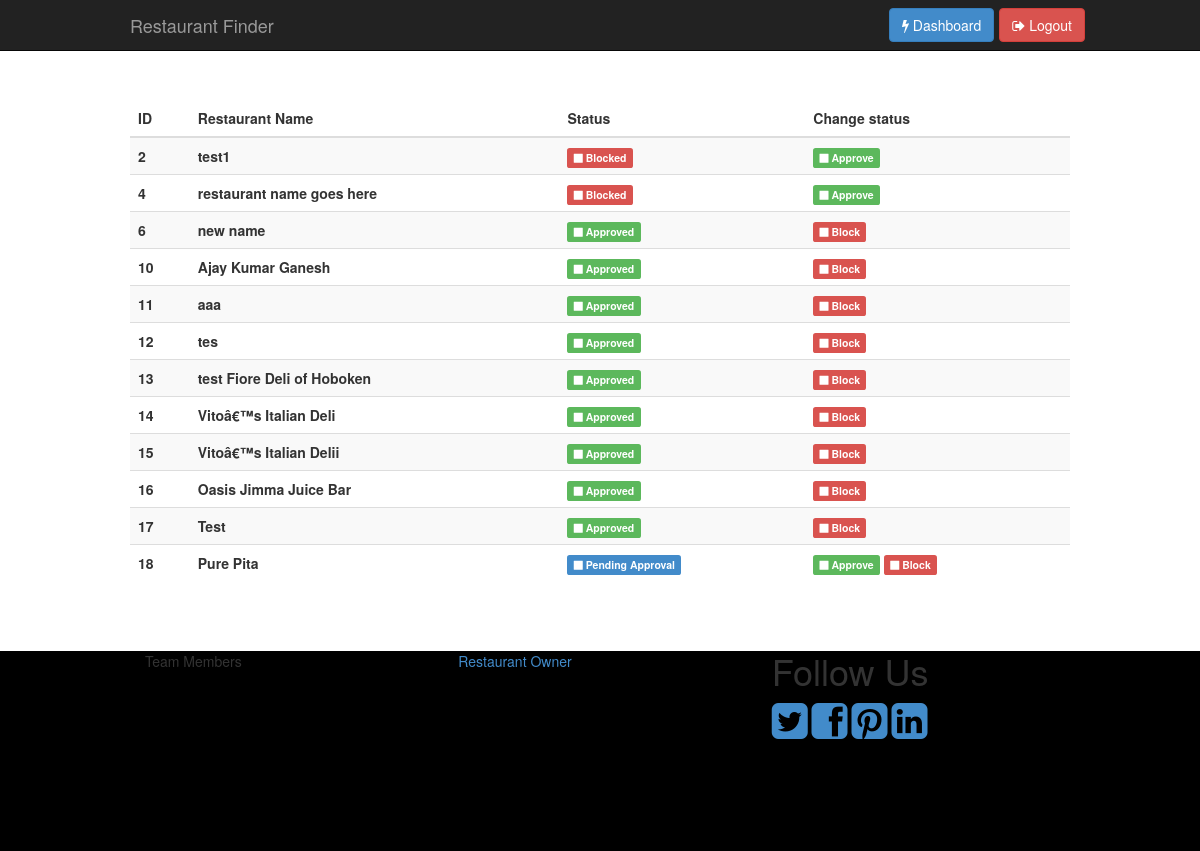
/admin-dashboard.php (signed in), run on the app's committed database.
### tables this page shows
CREATE TABLE `restaurant` (
  `id` int(11) NOT NULL,
  `owner_id` int(11) DEFAULT NULL,
  `name` varchar(100) DEFAULT NULL,
  `address1` varchar(45) DEFAULT NULL,
  `address2` varchar(45) DEFAULT NULL,
  `city` varchar(45) DEFAULT NULL,
  `state` varchar(45) DEFAULT NULL,
  `zipcode` int(11) DEFAULT NULL,
  `phone` int(12) DEFAULT NULL,
  `image` varchar(100) DEFAULT NULL,
  `open_time` time DEFAULT NULL,
  `close_time` time DEFAULT NULL,
  `pos_lat` varchar(45) DEFAULT NULL,
  `pos_lon` varchar(45) DEFAULT NULL,
  `rating` int(11) DEFAULT NULL,
  `review_count` int(11) NOT NULL,
  `status` int(11) DEFAULT NULL,
  `created_at` timestamp NULL DEFAULT NULL,
  `updated_at` timestamp NULL DEFAULT NULL,
  `deleted_at` timestamp NULL DEFAULT NULL
);

### model/session.php (called while the page is built, shortened)
<?php
class Session{
	public function session_exist( $session_name ){
		return isset($_SESSION[$session_name]);
	}
	public function get_session_data( $session_name ){
		return $_SESSION[$session_name];
	}
}
?>

### model/restaurant.php (called while the page is built, shortened)
<?php
class Restaurant extends DB
{
	function __construct(){
		$tableName = 'restaurant';
	}
}
?>

### database/settings.php (called while the page is built)
<?php
    $db_connection = array();
    $db_connection['host'] = "localhost";
    $db_connection['username'] = "root";
    $db_connection['password'] = "root";
    $db_connection['database'] = "restaurant_finder";
?>

### database/connection.php (called while the page is built, shortened)
<?php
    require_once 'settings.php';
    class DatabaseConnection
    {
        private $host = "localhost:8888";
        private $username = "root";
        private $password = "";
        private $database = "expense_report";
        private $mysqli;
        public function __construct ()
        {
            global $db_connection;
            $host = $db_connection['host'];
            $username = $db_connection['username'];
            $password = $db_connection['password'];
            $database = $db_connection['database'];
        }
        public function setup ($host, $username, $password, $db)
        {
            $this->host = $host;
            $this->username = $username;
            $this->password = $password;
            $this->database = $db;
        }
        public function connect ()
        {
            try {
                if (!$this->mysqli = new mysqli($this->host, $this->username, $this->password, $this->database))
                    throw new Exception("Cannot Connect to " . $this->host);
            } catch (Exception $e) {
                echo $e->getMessage();
                exit;
            }
        }
        public function send_sql($statement) {
            return $this->mysqli->query($statement);
        }
    }
?>

### database/orm.php (called while the page is built, shortened)
<?php
require_once 'connection.php';
class DB{
    protected $table;
    private $dbConnection;
    public function __construct($table)
    {
        $this->dbConnection = new DatabaseConnection();
        $this->table = $table;
    }
    public function selectAll()
    {
        $findString = "SELECT * FROM `$this->table`;";
        $result = $this->dbConnection->send_sql($findString);
        $data = [];
        while($row = mysqli_fetch_object($result))
          {
            array_push($data,(array) $row);
          }
        return $data;
    }
}
?>

### admin-dashboard.php (the view, shortened to what this page needs)
<?php
require_once 'model/session.php';
require_once 'model/restaurant.php';
$session = new Session();
$restaurant = new Restaurant();
$restaurants = $restaurant->selectAll();
?>
<!DOCTYPE html>
<html lang="en">
<head>
	<?php include("./include/header.php"); ?>
</head>
<body>
	<?php include("./include/navbar.php"); ?>
	<div class="container" style="margin-top:100px;margin-bottom:50px;min-height:500px">
		<? if($session->session_exist('user_type')): ?>
			<? if($session->get_session_data('user_type') == 'admin'): ?>
			<table class="table table-striped table-hover">
				<thead>
					<tr>
						<th>ID</th>
						<th>Restaurant Name</th>
						<th>Status</th>
						<th>Change status</th>
					</tr>
				</thead>
				<tbody>
					<?php
					foreach ($restaurants as $value) {
						echo '<tr>
						<th>'.$value['id'].'</th>
						<th>'.$value['name'].'</th>
						<th>';
						switch (intval($value['status'])) {
							case 1: echo ' <span class="label label-success"><i class="fa fa-stop"></i> Approved</span>';
							break;
							case 2: echo ' <span class="label label-danger"><i class="fa fa-stop"></i> Blocked</span> ';
							break;
							case 3:echo ' <span class="label label-primary"><i class="fa fa-stop"></i> Pending Approval</span> ';
							break;
						}
						echo '</th><th>';
						switch (intval($value['status'])) {
							case 1: echo ' <a href="/block.php?id='.$value['id'].'" class="label label-danger"><i class="fa fa-stop"></i> Block</a>';
							break;
							case 2: echo ' <a href="/approve.php?id='.$value['id'].'" class="label label-success"><i class="fa fa-stop"></i> Approve</a> ';
							break;
							case 3:echo ' <a href="/approve.php?id='.$value['id'].'" class="label label-success"><i class="fa fa-stop"></i> Approve</a> <a href="/block.php?id='.$value['id'].'" class="label label-danger"><i class="fa fa-stop"></i> Block</a>';
							break;
						}
						echo '</th>
						</tr> ';
					}
					?>
				</tbody>
			</table>
			<? else: ?>
				<h1>Not-Authorized</h1>
			<? endif; ?>
		<? else: ?>
			<h1>Non-Authenticated</h1>
		<? endif; ?>
</div>
<?php include('./include/footer.php') ?>
</body>
</html>

### assets/css/style.css (style rules this page uses)
@media (min-width: 1200px) { .container { width: 970px; } }

### data on the page
restaurant: id "2", name "test1", status "Blocked"
restaurant: id "4", name "restaurant name goes here", status "Blocked"
restaurant: id "6", name "new name", status "Approved"
restaurant: id "10", name "Ajay Kumar Ganesh", status "Approved"
restaurant: id "11", name "aaa", status "Approved"
restaurant: id "12", name "tes", status "Approved"
restaurant: id "13", name "test Fiore Deli of Hoboken", status "Approved"
restaurant: id "14", name "Vitoâ€™s Italian Deli", status "Approved"
restaurant: id "15", name "Vitoâ€™s Italian Delii", status "Approved"
restaurant: id "16", name "Oasis Jimma Juice Bar", status "Approved"
restaurant: id "17", name "Test", status "Approved"
restaurant: id "18", name "Pure Pita", status "Pending Approval"
